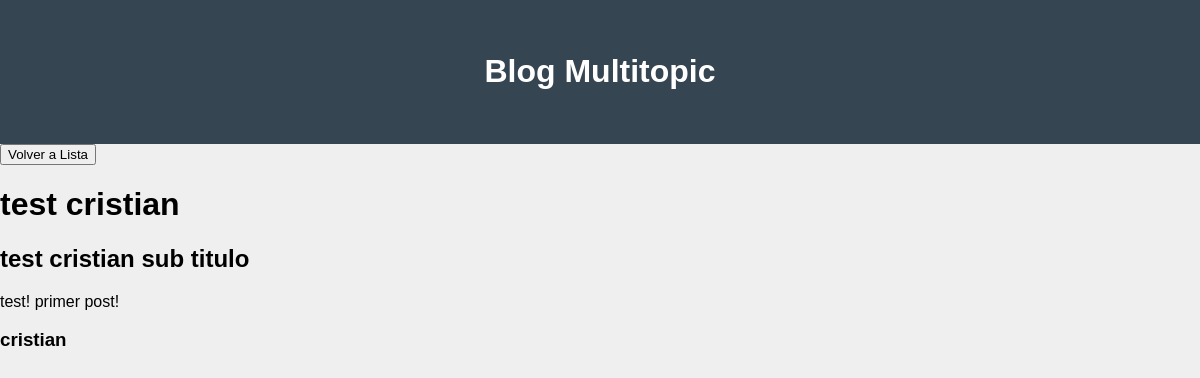
Before: /blog/blog_detail/3/ with the older database file.
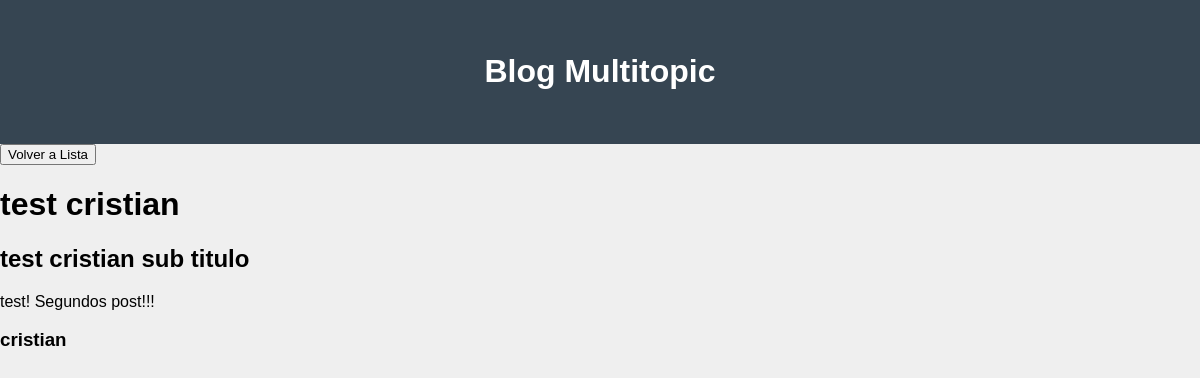
After: the same page with the newer database file.
### ProyectoApp/models.py (models this page shows, shortened)
class BlogModel(models.Model):
    titulo = models.CharField(max_length=100)
    sub_titulo = models.CharField(max_length=100)
    cuerpo = models.TextField()
    autor = models.ForeignKey(User, on_delete=models.CASCADE)
    fecha_creacion = models.DateField(auto_now_add=True)

### ProyectoApp/views.py (the view)
# urls.py: path("blog_detail/<pk>/", views.BlogDetail.as_view(), name="blogDetail"),
class BlogDetail(DetailView):
    model = BlogModel
    template_name = "blog_detail.html"

### ProyectoApp/templates/blog_detail.html (shortened to what this page needs)
<!DOCTYPE html>
<html >
<head>
</head>
<body>
    <header>
        <h1>Blog Multitopic</h1>
    </header>
<a href="{% url 'blogList' %}"><button type="submit">Volver a Lista</button></a>
<div>
    <h1>{{object.titulo}}</h1>
    <h2>{{object.sub_titulo}}</h2>
    <p> {{object.cuerpo}} </p>
    <h3>{{object.autor}}</h3>
</div>

Changed rows visible on the page:
changed BlogModel "test cristian": cuerpo "test! primer post!" → "test! Segundos post!!!"
